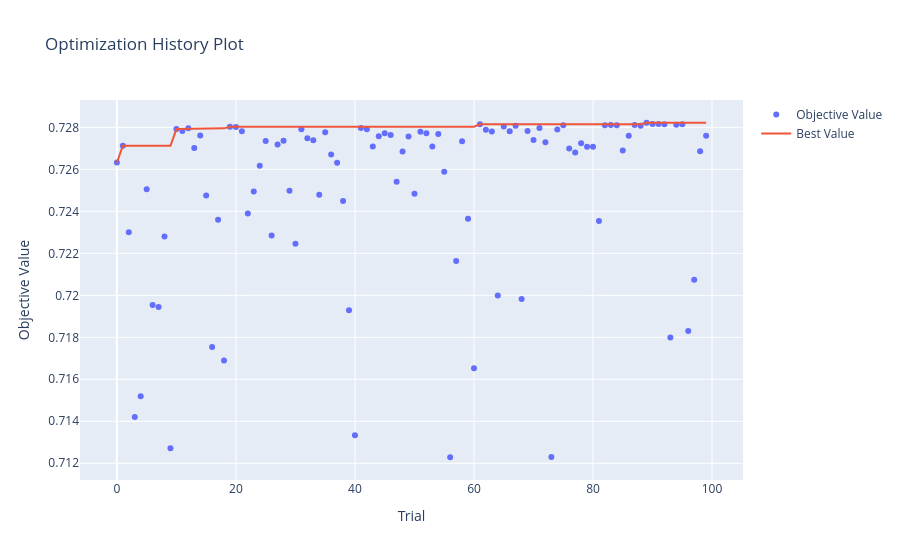
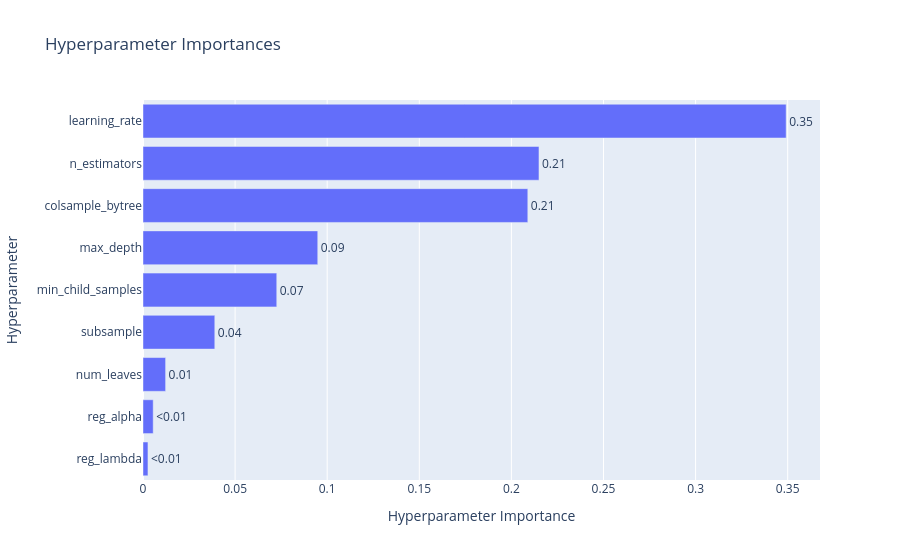

The notebook cell saved with these charts, in order:
### Code cell
# 最適化の過程を可視化
fig = optuna.visualization.plot_optimization_history(study)
fig.show()

# パラメータの重要度
fig = optuna.visualization.plot_param_importances(study)
fig.show()

### Figure 1 — Plotly figure (JSON) as saved in the notebook; plotly's stock layout.template omitted (floating-point values rounded to 4 significant figures)
{"data": [{"mode": "markers", "name": "Objective Value", "type": "scatter", "x": [0, 1, 2, 3, 4, 5, 6, 7, 8, 9, 10, 11, 12, 13, 14, 15, 16, 17, 18, 19, 20, 21, 22, 23, 24, 25, 26, 27, 28, 29, 30, 31, 32, 33, 34, 35, 36, 37, 38, 39, 40, 41, 42, 43, 44, 45, 46, 47, 48, 49, 50, 51, 52, 53, 54, 55, 56, 57, 58, 59, 60, 61, 62, 63, 64, 65, 66, 67, 68, 69, 70, 71, 72, 73, 74, 75, 76, 77, 78, 79, 80, 81, 82, 83, 84, 85, 86, 87, 88, 89, 90, 91, 92, 93, 94, 95, 96, 97, 98, 99], "y": [0.7263, 0.7271, 0.723, 0.7142, 0.7152, 0.725, 0.7195, 0.7194, 0.7228, 0.7127, 0.7279, 0.7278, 0.7279, 0.727, 0.7276, 0.7248, 0.7175, 0.7236, 0.7169, 0.728, 0.728, 0.7278, 0.7239, 0.7249, 0.7262, 0.7273, 0.7228, 0.7272, 0.7274, 0.725, 0.7225, 0.7279, 0.7275, 0.7274, 0.7248, 0.7278, 0.7267, 0.7263, 0.7245, 0.7193, 0.7133, 0.728, 0.7279, 0.7271, 0.7276, 0.7277, 0.7276, 0.7254, 0.7269, 0.7276, 0.7248, 0.7278, 0.7277, 0.7271, 0.7277, 0.7259, 0.7123, 0.7216, 0.7273, 0.7236, 0.7165, 0.7281, 0.7279, 0.7278, 0.72, 0.728, 0.7278, 0.7281, 0.7198, 0.7278, 0.7274, 0.728, 0.7273, 0.7123, 0.7279, 0.7281, 0.727, 0.7268, 0.7272, 0.7271, 0.7271, 0.7235, 0.7281, 0.7281, 0.7281, 0.7269, 0.7276, 0.7281, 0.7281, 0.7282, 0.7282, 0.7282, 0.7281, 0.718, 0.7281, 0.7281, 0.7183, 0.7207, 0.7269, 0.7276]}, {"mode": "lines", "name": "Best Value", "type": "scatter", "x": [0, 1, 2, 3, 4, 5, 6, 7, 8, 9, 10, 11, 12, 13, 14, 15, 16, 17, 18, 19, 20, 21, 22, 23, 24, 25, 26, 27, 28, 29, 30, 31, 32, 33, 34, 35, 36, 37, 38, 39, 40, 41, 42, 43, 44, 45, 46, 47, 48, 49, 50, 51, 52, 53, 54, 55, 56, 57, 58, 59, 60, 61, 62, 63, 64, 65, 66, 67, 68, 69, 70, 71, 72, 73, 74, 75, 76, 77, 78, 79, 80, 81, 82, 83, 84, 85, 86, 87, 88, 89, 90, 91, 92, 93, 94, 95, 96, 97, 98, 99], "y": [0.7263, 0.7271, 0.7271, 0.7271, 0.7271, 0.7271, 0.7271, 0.7271, 0.7271, 0.7271, 0.7279, 0.7279, 0.7279, 0.7279, 0.7279, 0.7279, 0.7279, 0.7279, 0.7279, 0.728, 0.728, 0.728, 0.728, 0.728, 0.728, 0.728, 0.728, 0.728, 0.728, 0.728, 0.728, 0.728, 0.728, 0.728, 0.728, 0.728, 0.728, 0.728, 0.728, 0.728, 0.728, 0.728, 0.728, 0.728, 0.728, 0.728, 0.728, 0.728, 0.728, 0.728, 0.728, 0.728, 0.728, 0.728, 0.728, 0.728, 0.728, 0.728, 0.728, 0.728, 0.728, 0.7281, 0.7281, 0.7281, 0.7281, 0.7281, 0.7281, 0.7281, 0.7281, 0.7281, 0.7281, 0.7281, 0.7281, 0.7281, 0.7281, 0.7281, 0.7281, 0.7281, 0.7281, 0.7281, 0.7281, 0.7281, 0.7281, 0.7281, 0.7281, 0.7281, 0.7281, 0.7281, 0.7281, 0.7282, 0.7282, 0.7282, 0.7282, 0.7282, 0.7282, 0.7282, 0.7282, 0.7282, 0.7282, 0.7282]}, {"marker": {"color": "#cccccc"}, "mode": "markers", "name": "Infeasible Trial", "showlegend": false, "type": "scatter", "x": [], "y": []}], "layout": {"title": {"text": "Optimization History Plot"}, "xaxis": {"title": {"text": "Trial"}}, "yaxis": {"title": {"text": "Objective Value"}}}}

### Figure 2 — Plotly figure (JSON) as saved in the notebook; plotly's stock layout.template omitted (floating-point values rounded to 4 significant figures)
{"data": [{"cliponaxis": false, "hovertemplate": ["reg_lambda (FloatDistribution): 0.002690334261944056<extra></extra>", "reg_alpha (FloatDistribution): 0.005530559148639301<extra></extra>", "num_leaves (IntDistribution): 0.01227529686496399<extra></extra>", "subsample (FloatDistribution): 0.03897305211862949<extra></extra>", "min_child_samples (IntDistribution): 0.07261496459427415<extra></extra>", "max_depth (IntDistribution): 0.09487561192418077<extra></extra>", "colsample_bytree (FloatDistribution): 0.2089066722949189<extra></extra>", "n_estimators (IntDistribution): 0.21497406016006482<extra></extra>", "learning_rate (FloatDistribution): 0.3491594486323847<extra></extra>"], "name": "Objective Value", "orientation": "h", "text": ["<0.01", "<0.01", "0.01", "0.04", "0.07", "0.09", "0.21", "0.21", "0.35"], "textposition": "outside", "type": "bar", "x": [0.00269, 0.005531, 0.01228, 0.03897, 0.07261, 0.09488, 0.2089, 0.215, 0.3492], "y": ["reg_lambda", "reg_alpha", "num_leaves", "subsample", "min_child_samples", "max_depth", "colsample_bytree", "n_estimators", "learning_rate"]}], "layout": {"title": {"text": "Hyperparameter Importances"}, "xaxis": {"title": {"text": "Hyperparameter Importance"}}, "yaxis": {"title": {"text": "Hyperparameter"}}}}
